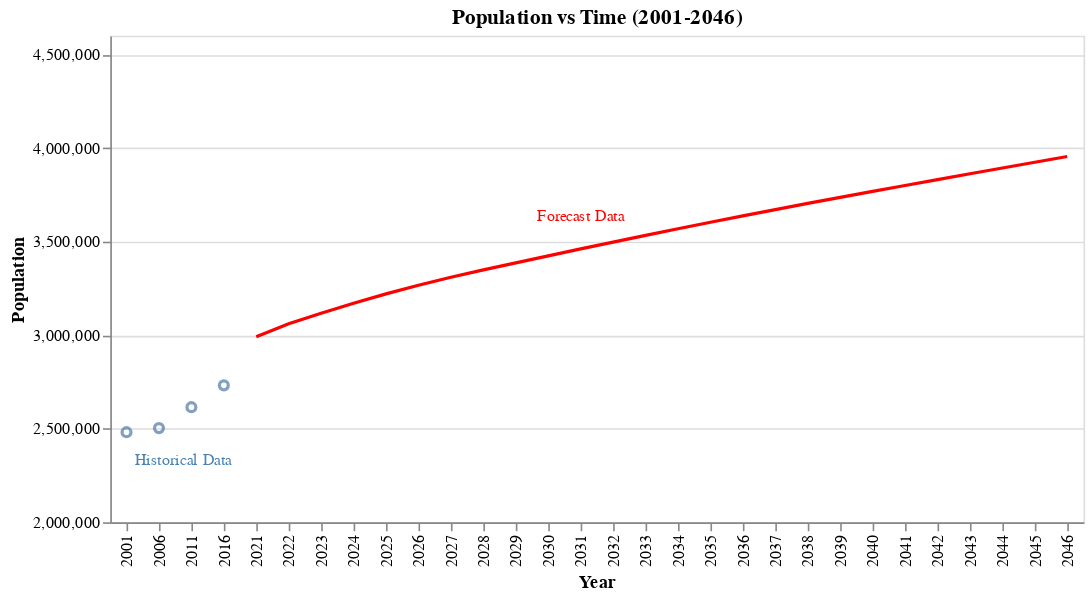

The code cell stored with this chart in its notebook:
### Markdown cell above
Below, I have plotted the population data over time.

### Code cell
# Plotting historical and forecast data for Population
historical = alt.Chart(historical_population_df, title='Population vs Time (2001-2046)').mark_point(
  
).encode(
    x=alt.X('year:N', title='Year'),
    y=alt.Y('population', title='Population', scale=alt.Scale(domain=[2_000_000, 4_500_000]))
)

forecast = alt.Chart(forecast_population_df).mark_line(
    point=False
).encode(
    x=alt.X('year:N', title='Year'),
    y=alt.Y('population', title='Population'),
    color=alt.value('red'),
)

text1 = alt.Chart(historical_population_df.query('year == "2006"')).mark_text(dx=15, dy=20, color='steelblue', fontSize=10).encode(
        x=alt.X('year:N', title='Year'), 
        y=alt.Y('population', title='Population'),
        text=alt.value('Historical Data')
)

text2 = alt.Chart(forecast_population_df.query('year == "2031"')).mark_text(dx=0, dy=-20, color='red', fontSize=10).encode(
        x=alt.X('year:N', title='Year'),
        y=alt.Y('population', title='Population'),
        text=alt.value('Forecast Data')
)

(historical + forecast + text1 + text2)

### Figure 1 — Vega-Lite specification as saved in the notebook (floating-point values rounded to 4 significant figures)
{"config": {"view": {"continuousWidth": 400, "continuousHeight": 300}}, "layer": [{"data": {"name": "data-7987e5a650c6735e86ac1e11a834d38a"}, "mark": "point", "encoding": {"x": {"type": "nominal", "field": "year", "title": "Year"}, "y": {"type": "quantitative", "field": "population", "scale": {"domain": [2000000, 4500000]}, "title": "Population"}}, "title": "Population vs Time (2001-2046)"}, {"data": {"name": "data-736bdf258bf98b365abcc5e4dc13be85"}, "mark": {"type": "line", "point": false}, "encoding": {"color": {"value": "red"}, "x": {"type": "nominal", "field": "year", "title": "Year"}, "y": {"type": "quantitative", "field": "population", "title": "Population"}}}, {"data": {"name": "data-15768718c2e508ba77408e45ef085bdb"}, "mark": {"type": "text", "color": "steelblue", "dx": 15, "dy": 20, "fontSize": 10}, "encoding": {"text": {"value": "Historical Data"}, "x": {"type": "nominal", "field": "year", "title": "Year"}, "y": {"type": "quantitative", "field": "population", "title": "Population"}}}, {"data": {"name": "data-66da30c4c985b6c962e51369c19b3cd4"}, "mark": {"type": "text", "color": "red", "dx": 0, "dy": -20, "fontSize": 10}, "encoding": {"text": {"value": "Forecast Data"}, "x": {"type": "nominal", "field": "year", "title": "Year"}, "y": {"type": "quantitative", "field": "population", "title": "Population"}}}], "$schema": "https://vega.github.io/schema/vega-lite/v4.8.1.json", "datasets": {"data-7987e5a650c6735e86ac1e11a834d38a": [{"year": 2001, "population": 2481494}, {"year": 2006, "population": 2503281}, {"year": 2011, "population": 2615060}, {"year": 2016, "population": 2731571}], "data-736bdf258bf98b365abcc5e4dc13be85": [{"year": 2021, "population": 2991445}, {"year": 2022, "population": 3061273}, {"year": 2023, "population": 3117098}, {"year": 2024, "population": 3170184}, {"year": 2025, "population": 3220278}, {"year": 2026, "population": 3266675}, {"year": 2027, "population": 3309348}, {"year": 2028, "population": 3348281}, {"year": 2029, "population": 3386404}, {"year": 2030, "population": 3423729}, {"year": 2031, "population": 3460604}, {"year": 2032, "population": 3497000}, {"year": 2033, "population": 3532885}, {"year": 2034, "population": 3568228}, {"year": 2035, "population": 3603014}, {"year": 2036, "population": 3637226}, {"year": 2037, "population": 3670854}, {"year": 2038, "population": 3703867}, {"year": 2039, "population": 3736270}, {"year": 2040, "population": 3768069}, {"year": 2041, "population": 3799642}, {"year": 2042, "population": 3830995}, {"year": 2043, "population": 3862138}, {"year": 2044, "population": 3893081}, {"year": 2045, "population": 3923827}, {"year": 2046, "population": 3954378}], "data-15768718c2e508ba77408e45ef085bdb": [{"year": 2006, "population": 2503281}], "data-66da30c4c985b6c962e51369c19b3cd4": [{"year": 2031, "population": 3460604}]}}
